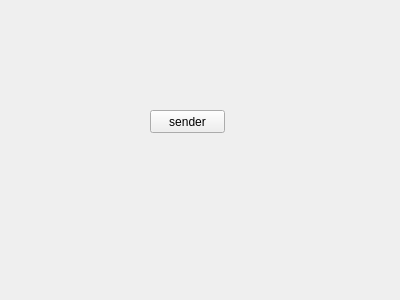
<?xml version="1.0" encoding="UTF-8"?>
<ui version="4.0">
 <class>Widget</class>
 <widget class="QWidget" name="Widget">
  <property name="geometry">
   <rect>
    <x>0</x>
    <y>0</y>
    <width>400</width>
    <height>300</height>
   </rect>
  </property>
  <property name="windowTitle">
   <string>Widget</string>
  </property>
  <widget class="QPushButton" name="pushButton">
   <property name="geometry">
    <rect>
     <x>150</x>
     <y>110</y>
     <width>75</width>
     <height>23</height>
    </rect>
   </property>
   <property name="text">
    <string>sender</string>
   </property>
  </widget>
 </widget>
 <layoutdefault spacing="6" margin="11"/>
 <resources/>
 <connections/>
</ui>
